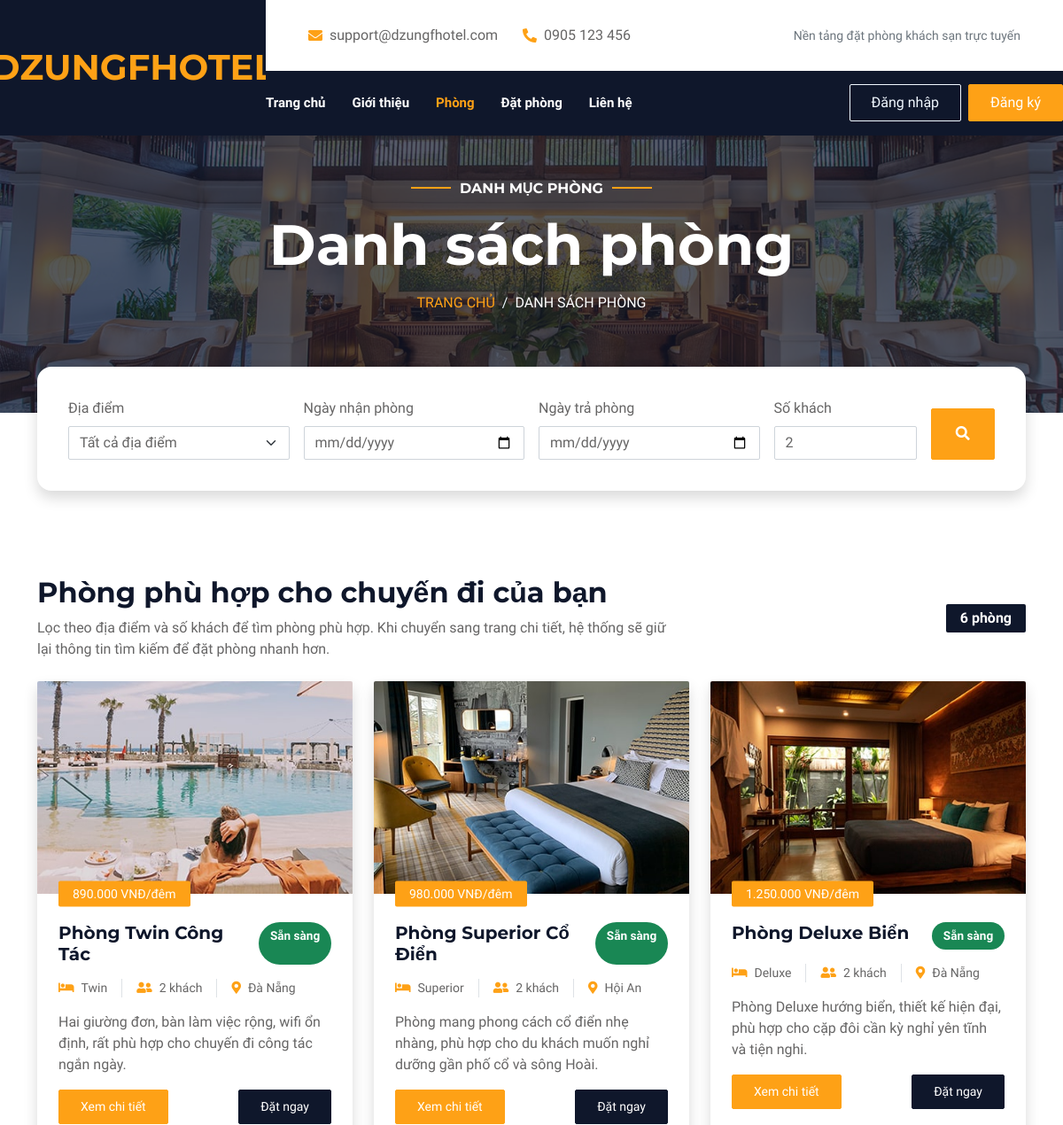
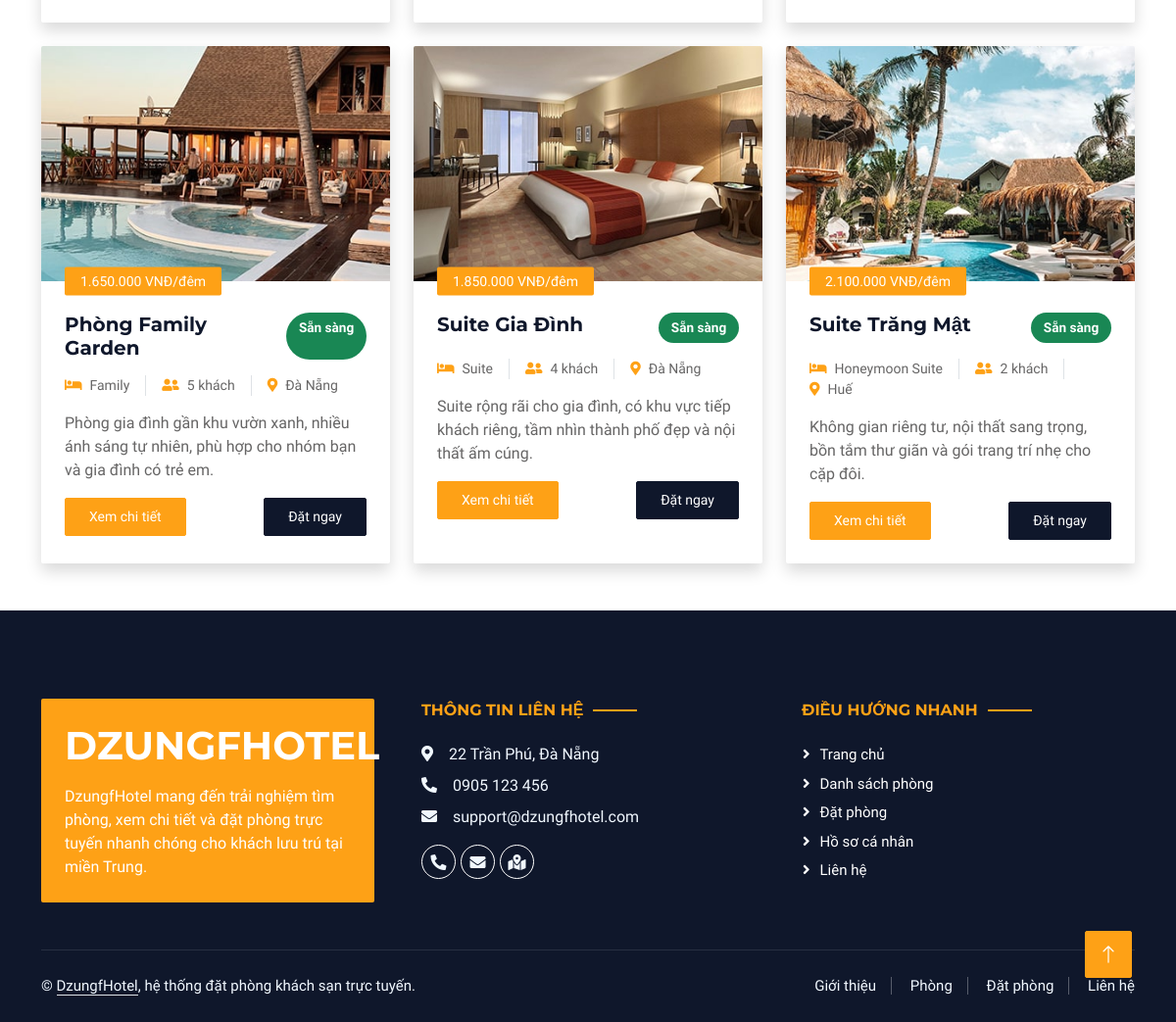
The page /rooms.php on the database its author committed (2 pictures, top to bottom).
### tables this page shows
CREATE TABLE rooms (
    id INT AUTO_INCREMENT PRIMARY KEY,
    room_name VARCHAR(120) NOT NULL,
    room_type VARCHAR(80) NOT NULL,
    location VARCHAR(120) DEFAULT 'Đà Nẵng',
    price DECIMAL(10,2) NOT NULL,
    capacity INT NOT NULL,
    image VARCHAR(255),
    description TEXT,
    status ENUM('available', 'booked', 'maintenance') NOT NULL DEFAULT 'available',
    created_at TIMESTAMP DEFAULT CURRENT_TIMESTAMP
);

### includes/db.php (called while the page is built, shortened)
<?php
function env_value(string $key): ?string
{
    $value = $_ENV[$key] ?? $_SERVER[$key] ?? getenv($key);
    return is_string($value) ? $value : (string) $value;
}

### rooms.php (the view, shortened to what this page needs)
<?php
require_once __DIR__ . '/includes/auth.php';
require_once __DIR__ . '/includes/db.php';
$db = get_db();
$location = trim((string) ($_GET['location'] ?? ''));
$checkIn = trim((string) ($_GET['check_in'] ?? ''));
$checkOut = trim((string) ($_GET['check_out'] ?? ''));
$guestsInput = trim((string) ($_GET['guests'] ?? ''));
$guests = $guestsInput === '' ? 0 : max(1, (int) $guestsInput);
if ($location !== '' && $guests > 0) {
    $stmt = $db->prepare("SELECT id, room_name, room_type, location, price, capacity, image, description, status FROM rooms WHERE status = 'available' AND location LIKE CONCAT('%', ?, '%') AND capacity >= ? ORDER BY price ASC");
    $stmt->bind_param('si', $location, $guests);
} elseif ($location !== '') {
    $stmt = $db->prepare("SELECT id, room_name, room_type, location, price, capacity, image, description, status FROM rooms WHERE status = 'available' AND location LIKE CONCAT('%', ?, '%') ORDER BY price ASC");
    $stmt->bind_param('s', $location);
} elseif ($guests > 0) {
    $stmt = $db->prepare("SELECT id, room_name, room_type, location, price, capacity, image, description, status FROM rooms WHERE status = 'available' AND capacity >= ? ORDER BY price ASC");
    $stmt->bind_param('i', $guests);
} else {
    $stmt = $db->prepare("SELECT id, room_name, room_type, location, price, capacity, image, description, status FROM rooms WHERE status = 'available' ORDER BY price ASC");
}
$rooms = [];
$stmt->execute();
$result = $stmt->get_result();
while ($row = $result->fetch_assoc()) {
    $rooms[] = $row;
}
$carryFilters = array_filter([
    'location' => $location,
    'check_in' => $checkIn,
    'check_out' => $checkOut,
    'guests' => $guestsInput,
], static fn ($value): bool => $value !== '' && $value !== null);
$filterQuery = http_build_query($carryFilters);
require_once __DIR__ . '/includes/header.php';
?>
<div class="container booking pb-5 wow fadeIn" data-wow-delay="0.1s">
    <div class="bg-white shadow form-card">
        <form class="row g-3 align-items-end" method="get" action="<?= e(url('rooms.php')) ?>">
            <div class="col-lg-3 col-md-6">
                <label for="location" class="form-label fw-semibold">Địa điểm</label>
                <select class="form-select" id="location" name="location">
                    <option value="">Tất cả địa điểm</option>
                </select>
            </div>
            <div class="col-lg-3 col-md-6">
                <label for="check_in" class="form-label fw-semibold">Ngày nhận phòng</label>
                <input type="date" class="form-control" id="check_in" name="check_in" value="<?= e($checkIn) ?>" min="<?= e(date('Y-m-d')) ?>">
            </div>
            <div class="col-lg-3 col-md-6">
                <label for="check_out" class="form-label fw-semibold">Ngày trả phòng</label>
                <input type="date" class="form-control" id="check_out" name="check_out" value="<?= e($checkOut) ?>" min="<?= e(date('Y-m-d', strtotime('+1 day'))) ?>">
            </div>
            <div class="col-lg-2 col-md-6">
                <label for="guests" class="form-label fw-semibold">Số khách</label>
                <input type="number" class="form-control" id="guests" name="guests" min="1" max="10" value="<?= e($guestsInput === '' ? '2' : $guestsInput) ?>">
            </div>
            <div class="col-lg-1 col-md-12">
                <button class="btn btn-primary w-100 py-3" type="submit"><i class="fa fa-search"></i></button>
            </div>
        </form>
    </div>
</div>
<div class="container-xxl py-5">
    <div class="container">
        <div class="d-flex flex-column flex-lg-row justify-content-between align-items-lg-center mb-4">
            <div class="page-intro">
                <h2 class="mb-2">Phòng phù hợp cho chuyến đi của bạn</h2>
                <p class="mb-0">Lọc theo địa điểm và số khách để tìm phòng phù hợp. Khi chuyển sang trang chi tiết, hệ thống sẽ giữ lại thông tin tìm kiếm để đặt phòng nhanh hơn.</p>
            </div>
            <div class="text-lg-end mt-3 mt-lg-0">
                <span class="badge bg-dark fs-6 px-3 py-2"><?= count($rooms) ?> phòng</span>
            </div>
        </div>
        <?php if ($rooms): ?>
            <div class="row g-4">
                <?php foreach ($rooms as $index => $room): ?>
                    <?php
                    $detailUrl = url('room-details.php?id=' . (int) $room['id'] . ($filterQuery ? '&' . $filterQuery : ''));
                    $bookingUrl = url('booking.php?room_id=' . (int) $room['id'] . ($filterQuery ? '&' . $filterQuery : ''));
                    $shortDescription = function_exists('mb_strimwidth')
                        ? mb_strimwidth((string) $room['description'], 0, 120, '...')
                        : substr((string) $room['description'], 0, 120) . '...';
                    ?>
                    <div class="col-lg-4 col-md-6 wow fadeInUp" data-wow-delay="<?= e(number_format(0.1 + (($index % 3) * 0.2), 1)) ?>s">
                        <div class="room-item shadow rounded overflow-hidden h-100">
                            <div class="position-relative">
                                <img class="img-fluid" src="<?= e(asset((string) $room['image'])) ?>" alt="<?= e($room['room_name']) ?>">
                                <small class="position-absolute start-0 top-100 translate-middle-y bg-primary text-white rounded py-1 px-3 ms-4"><?= e(format_currency((string) $room['price'])) ?>/đêm</small>
                            </div>
                            <div class="p-4 mt-2">
                                <div class="d-flex justify-content-between mb-3">
                                    <h5 class="mb-0"><?= e($room['room_name']) ?></h5>
                                    <span class="badge <?= e(room_badge_class((string) $room['status'])) ?> status-badge"><?= e(room_status_label((string) $room['status'])) ?></span>
                                </div>
                                <div class="d-flex flex-wrap mb-3">
                                    <small class="border-end me-3 pe-3"><i class="fa fa-bed text-primary me-2"></i><?= e($room['room_type']) ?></small>
                                    <small class="border-end me-3 pe-3"><i class="fa fa-user-friends text-primary me-2"></i><?= e((string) $room['capacity']) ?> khách</small>
                                    <small><i class="fa fa-map-marker-alt text-primary me-2"></i><?= e($room['location']) ?></small>
                                </div>
                                <p class="text-body mb-3"><?= e($shortDescription) ?></p>
                                <div class="d-flex justify-content-between">
                                    <a class="btn btn-sm btn-primary rounded py-2 px-4" href="<?= e($detailUrl) ?>">Xem chi tiết</a>
                                    <a class="btn btn-sm btn-dark rounded py-2 px-4" href="<?= e($bookingUrl) ?>">Đặt ngay</a>
                                </div>
                            </div>
                        </div>
                    </div>
                <?php endforeach; ?>
            </div>
        <?php endif; ?>
    </div>
</div>
<?php require_once __DIR__ . '/includes/footer.php'; ?>

### rows shown on the page
rooms: image (picture), price "890.000 VNĐ", room_name "Phòng Twin Công Tác", status "Sẵn sàng", room_type "Twin", capacity "2", location "Đà Nẵng", description "Hai giường đơn, bàn làm việc rộng, wifi ổn định, rất phù hợp cho chuyến đi công tác ngắn ngày."
rooms: image (picture), price "980.000 VNĐ", room_name "Phòng Superior Cổ Điển", status "Sẵn sàng", room_type "Superior", capacity "2", location "Hội An", description "Phòng mang phong cách cổ điển nhẹ nhàng, phù hợp cho du khách muốn nghỉ dưỡng gần phố cổ và sông Hoài."
rooms: image (picture), price "1.250.000 VNĐ", room_name "Phòng Deluxe Biển", status "Sẵn sàng", room_type "Deluxe", capacity "2", location "Đà Nẵng", description "Phòng Deluxe hướng biển, thiết kế hiện đại, phù hợp cho cặp đôi cần kỳ nghỉ yên tĩnh và tiện nghi."
rooms: image (picture), price "1.650.000 VNĐ", room_name "Phòng Family Garden", status "Sẵn sàng", room_type "Family", capacity "5", location "Đà Nẵng", description "Phòng gia đình gần khu vườn xanh, nhiều ánh sáng tự nhiên, phù hợp cho nhóm bạn và gia đình có trẻ em."
rooms: image (picture), price "1.850.000 VNĐ", room_name "Suite Gia Đình", status "Sẵn sàng", room_type "Suite", capacity "4", location "Đà Nẵng", description "Suite rộng rãi cho gia đình, có khu vực tiếp khách riêng, tầm nhìn thành phố đẹp và nội thất ấm cúng."
rooms: image (picture), price "2.100.000 VNĐ", room_name "Suite Trăng Mật", status "Sẵn sàng", room_type "Honeymoon Suite", capacity "2", location "Huế", description "Không gian riêng tư, nội thất sang trọng, bồn tắm thư giãn và gói trang trí nhẹ cho cặp đôi."

### other values the page prints
$eyebrow "DANH MỤC PHÒNG"
$title "Danh sách phòng"
$title "DANH SÁCH PHÒNG"
count($rooms) "6"
